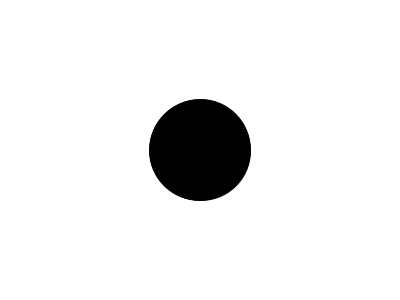
Frame 1 (no input)
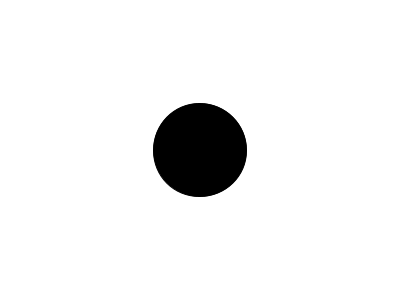
Frame 60 (the mouse pressed at the canvas centre just before this capture)
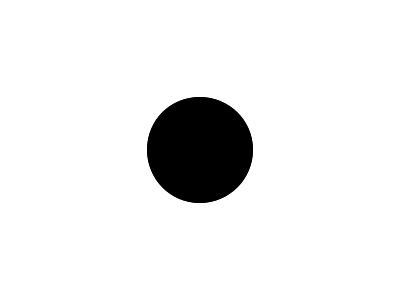
Frame 120 (the mouse held since frame 60 and released just before this capture)

The Processing sketch that drew these frames (run headless with seeded random() and noise(); from frame 60 on, the mouse is pressed at the canvas centre):

// Processing sketch: gaussianTes
// ── gaussianTes.pde

void setup(){
 size(400,300);
}

void draw(){
  background(255);
  
  float h = randomGaussian();
  h = h * 10;
  h = h + 100;
  
  fill(0);
  
  ellipse(width/2,height/2 ,h ,h);
}
